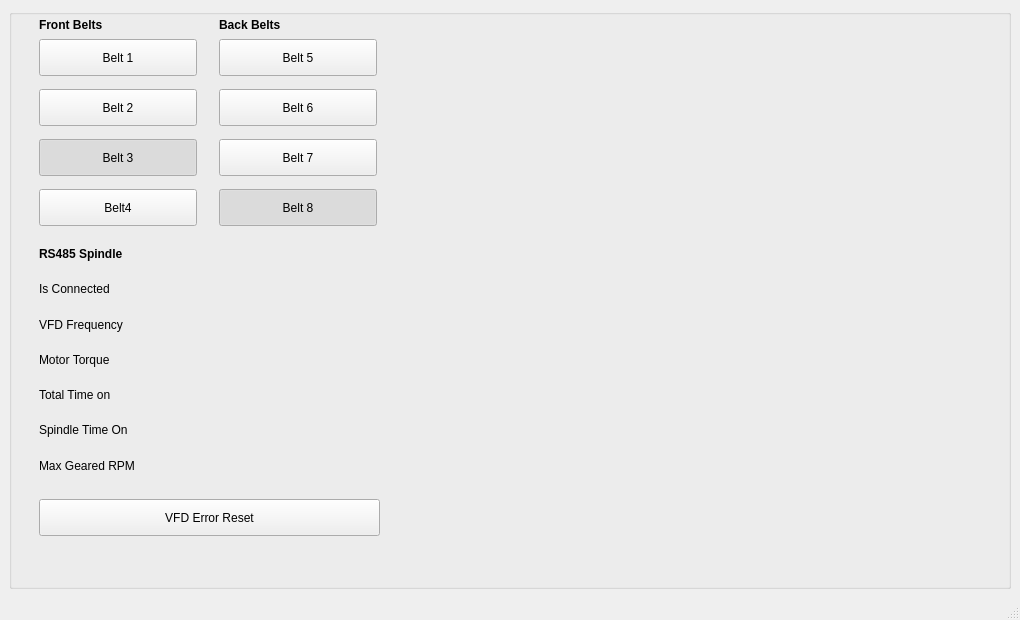
<?xml version="1.0" encoding="UTF-8"?>
<ui version="4.0">
 <class>MainWindow</class>
 <widget class="QMainWindow" name="MainWindow">
  <property name="geometry">
   <rect>
    <x>0</x>
    <y>0</y>
    <width>1020</width>
    <height>620</height>
   </rect>
  </property>
  <property name="windowTitle">
   <string>MainWindow</string>
  </property>
  <widget class="QWidget" name="centralwidget">
   <layout class="QGridLayout" name="gridLayout">
    <item row="0" column="1">
     <widget class="QGroupBox" name="groupBox">
      <property name="title">
       <string/>
      </property>
      <property name="alignment">
       <set>Qt::AlignCenter</set>
      </property>
      <property name="checkable">
       <bool>false</bool>
      </property>
      <widget class="PushButton" name="pushbutton">
       <property name="geometry">
        <rect>
         <x>30</x>
         <y>490</y>
         <width>341</width>
         <height>37</height>
        </rect>
       </property>
       <property name="text">
        <string>VFD Error Reset</string>
       </property>
       <property name="pin_name" stdset="0">
        <string>vfd-reset</string>
       </property>
      </widget>
      <widget class="QWidget" name="gridLayoutWidget_2">
       <property name="geometry">
        <rect>
         <x>30</x>
         <y>230</y>
         <width>341</width>
         <height>241</height>
        </rect>
       </property>
       <layout class="QGridLayout" name="gridLayout_6">
        <item row="4" column="2">
         <widget class="QLabel" name="label_4">
          <property name="text">
           <string>Total Time on</string>
          </property>
         </widget>
        </item>
        <item row="1" column="4">
         <widget class="LED" name="led">
          <property name="layoutDirection">
           <enum>Qt::RightToLeft</enum>
          </property>
          <property name="pin_name" stdset="0">
           <string>RS485-connected</string>
          </property>
          <property name="diameter">
           <number>30</number>
          </property>
          <property name="color">
           <color>
            <red>0</red>
            <green>255</green>
            <blue>0</blue>
           </color>
          </property>
          <property name="currentstate" stdset="0">
           <bool>false</bool>
          </property>
         </widget>
        </item>
        <item row="2" column="4">
         <widget class="HALLabel" name="vfdfrequency_2">
          <property name="lineWidth">
           <number>-11</number>
          </property>
          <property name="alignment">
           <set>Qt::AlignRight|Qt::AlignTrailing|Qt::AlignVCenter</set>
          </property>
          <property name="pin_name" stdset="0">
           <string>vfdfrequency</string>
          </property>
          <property name="s32_pin_type" stdset="0">
           <bool>false</bool>
          </property>
          <property name="float_pin_type" stdset="0">
           <bool>true</bool>
          </property>
          <property name="use_multi_label" stdset="0">
           <bool>false</bool>
          </property>
          <property name="textTemplate" stdset="0">
           <string>%0.2f</string>
          </property>
         </widget>
        </item>
        <item row="5" column="2">
         <widget class="QLabel" name="label_5">
          <property name="text">
           <string>Spindle Time On</string>
          </property>
         </widget>
        </item>
        <item row="0" column="3">
         <spacer name="verticalSpacer">
          <property name="orientation">
           <enum>Qt::Vertical</enum>
          </property>
          <property name="sizeHint" stdset="0">
           <size>
            <width>20</width>
            <height>40</height>
           </size>
          </property>
         </spacer>
        </item>
        <item row="3" column="3">
         <spacer name="verticalSpacer_3">
          <property name="orientation">
           <enum>Qt::Vertical</enum>
          </property>
          <property name="sizeHint" stdset="0">
           <size>
            <width>20</width>
            <height>40</height>
           </size>
          </property>
         </spacer>
        </item>
        <item row="3" column="2">
         <widget class="QLabel" name="label_3">
          <property name="text">
           <string>Motor Torque</string>
          </property>
         </widget>
        </item>
        <item row="0" column="2">
         <widget class="QLabel" name="label_6">
          <property name="font">
           <font>
            <weight>75</weight>
            <bold>true</bold>
           </font>
          </property>
          <property name="text">
           <string>RS485 Spindle</string>
          </property>
         </widget>
        </item>
        <item row="4" column="3">
         <spacer name="verticalSpacer_4">
          <property name="orientation">
           <enum>Qt::Vertical</enum>
          </property>
          <property name="sizeHint" stdset="0">
           <size>
            <width>20</width>
            <height>40</height>
           </size>
          </property>
         </spacer>
        </item>
        <item row="3" column="4">
         <widget class="HALLabel" name="motortorque_2">
          <property name="alignment">
           <set>Qt::AlignRight|Qt::AlignTrailing|Qt::AlignVCenter</set>
          </property>
          <property name="pin_name" stdset="0">
           <string>motortorque</string>
          </property>
          <property name="float_pin_type" stdset="0">
           <bool>true</bool>
          </property>
          <property name="use_multi_label" stdset="0">
           <bool>false</bool>
          </property>
          <property name="textTemplate" stdset="0">
           <string>%0.2f</string>
          </property>
         </widget>
        </item>
        <item row="1" column="2">
         <widget class="QLabel" name="label">
          <property name="text">
           <string>Is Connected</string>
          </property>
         </widget>
        </item>
        <item row="4" column="4">
         <widget class="HALLabel" name="timeon_2">
          <property name="alignment">
           <set>Qt::AlignRight|Qt::AlignTrailing|Qt::AlignVCenter</set>
          </property>
          <property name="pin_name" stdset="0">
           <string>timeon</string>
          </property>
          <property name="float_pin_type" stdset="0">
           <bool>true</bool>
          </property>
          <property name="textTemplate" stdset="0">
           <string>%0.2f</string>
          </property>
         </widget>
        </item>
        <item row="5" column="4">
         <widget class="HALLabel" name="spindleontime_2">
          <property name="alignment">
           <set>Qt::AlignRight|Qt::AlignTrailing|Qt::AlignVCenter</set>
          </property>
          <property name="pin_name" stdset="0">
           <string>spindleontime</string>
          </property>
          <property name="float_pin_type" stdset="0">
           <bool>true</bool>
          </property>
          <property name="textTemplate" stdset="0">
           <string>%0.2f</string>
          </property>
         </widget>
        </item>
        <item row="2" column="2">
         <widget class="QLabel" name="label_2">
          <property name="text">
           <string>VFD Frequency</string>
          </property>
         </widget>
        </item>
        <item row="5" column="3">
         <spacer name="verticalSpacer_5">
          <property name="orientation">
           <enum>Qt::Vertical</enum>
          </property>
          <property name="sizeHint" stdset="0">
           <size>
            <width>20</width>
            <height>40</height>
           </size>
          </property>
         </spacer>
        </item>
        <item row="1" column="3">
         <spacer name="verticalSpacer_16">
          <property name="orientation">
           <enum>Qt::Vertical</enum>
          </property>
          <property name="sizeHint" stdset="0">
           <size>
            <width>20</width>
            <height>40</height>
           </size>
          </property>
         </spacer>
        </item>
        <item row="2" column="3">
         <spacer name="verticalSpacer_2">
          <property name="orientation">
           <enum>Qt::Vertical</enum>
          </property>
          <property name="sizeHint" stdset="0">
           <size>
            <width>20</width>
            <height>40</height>
           </size>
          </property>
         </spacer>
        </item>
        <item row="6" column="4">
         <widget class="HALLabel" name="hallabel">
          <property name="alignment">
           <set>Qt::AlignRight|Qt::AlignTrailing|Qt::AlignVCenter</set>
          </property>
          <property name="pin_name" stdset="0">
           <string>this-max-rpm</string>
          </property>
          <property name="s32_pin_type" stdset="0">
           <bool>false</bool>
          </property>
          <property name="float_pin_type" stdset="0">
           <bool>true</bool>
          </property>
          <property name="textTemplate" stdset="0">
           <string>%4.0f</string>
          </property>
         </widget>
        </item>
        <item row="6" column="3">
         <spacer name="verticalSpacer_6">
          <property name="orientation">
           <enum>Qt::Vertical</enum>
          </property>
          <property name="sizeHint" stdset="0">
           <size>
            <width>20</width>
            <height>40</height>
           </size>
          </property>
         </spacer>
        </item>
        <item row="6" column="2">
         <widget class="QLabel" name="label_7">
          <property name="text">
           <string>Max Geared RPM</string>
          </property>
         </widget>
        </item>
       </layout>
      </widget>
      <widget class="PushButton" name="belt_1">
       <property name="geometry">
        <rect>
         <x>30</x>
         <y>30</y>
         <width>158</width>
         <height>37</height>
        </rect>
       </property>
       <property name="baseSize">
        <size>
         <width>0</width>
         <height>100</height>
        </size>
       </property>
       <property name="text">
        <string>Belt 1</string>
       </property>
       <property name="checkable">
        <bool>true</bool>
       </property>
       <property name="pin_name" stdset="0">
        <string>belt-1</string>
       </property>
       <property name="indicator_option" stdset="0">
        <bool>true</bool>
       </property>
       <property name="indicator_status_option" stdset="0">
        <bool>true</bool>
       </property>
       <property name="python_command_option" stdset="0">
        <bool>true</bool>
       </property>
       <property name="indicator_size" stdset="0">
        <double>0.600000000000000</double>
       </property>
       <property name="true_python_cmd_string" stdset="0">
        <string>INSTANCE.frontBeltSelected(1)</string>
       </property>
       <attribute name="buttonGroup">
        <string notr="true">buttonGroupFront</string>
       </attribute>
      </widget>
      <widget class="PushButton" name="belt_2">
       <property name="geometry">
        <rect>
         <x>30</x>
         <y>80</y>
         <width>158</width>
         <height>37</height>
        </rect>
       </property>
       <property name="text">
        <string>Belt 2</string>
       </property>
       <property name="checkable">
        <bool>true</bool>
       </property>
       <property name="pin_name" stdset="0">
        <string>belt-2</string>
       </property>
       <property name="indicator_option" stdset="0">
        <bool>true</bool>
       </property>
       <property name="indicator_HAL_pin_option" stdset="0">
        <bool>false</bool>
       </property>
       <property name="indicator_status_option" stdset="0">
        <bool>true</bool>
       </property>
       <property name="python_command_option" stdset="0">
        <bool>true</bool>
       </property>
       <property name="indicator_size" stdset="0">
        <double>0.600000000000000</double>
       </property>
       <property name="true_python_cmd_string" stdset="0">
        <string>INSTANCE.frontBeltSelected(2)</string>
       </property>
       <attribute name="buttonGroup">
        <string notr="true">buttonGroupFront</string>
       </attribute>
      </widget>
      <widget class="PushButton" name="belt_3">
       <property name="geometry">
        <rect>
         <x>30</x>
         <y>130</y>
         <width>158</width>
         <height>37</height>
        </rect>
       </property>
       <property name="text">
        <string>Belt 3</string>
       </property>
       <property name="checkable">
        <bool>true</bool>
       </property>
       <property name="checked">
        <bool>true</bool>
       </property>
       <property name="pin_name" stdset="0">
        <string>belt-3</string>
       </property>
       <property name="indicator_option" stdset="0">
        <bool>true</bool>
       </property>
       <property name="indicator_HAL_pin_option" stdset="0">
        <bool>false</bool>
       </property>
       <property name="indicator_status_option" stdset="0">
        <bool>false</bool>
       </property>
       <property name="python_command_option" stdset="0">
        <bool>true</bool>
       </property>
       <property name="indicator_size" stdset="0">
        <double>0.600000000000000</double>
       </property>
       <property name="true_python_cmd_string" stdset="0">
        <string>INSTANCE.frontBeltSelected(3)</string>
       </property>
       <attribute name="buttonGroup">
        <string notr="true">buttonGroupFront</string>
       </attribute>
      </widget>
      <widget class="PushButton" name="belt_4">
       <property name="geometry">
        <rect>
         <x>30</x>
         <y>180</y>
         <width>158</width>
         <height>37</height>
        </rect>
       </property>
       <property name="text">
        <string>Belt4</string>
       </property>
       <property name="checkable">
        <bool>true</bool>
       </property>
       <property name="pin_name" stdset="0">
        <string>belt-4</string>
       </property>
       <property name="indicator_option" stdset="0">
        <bool>true</bool>
       </property>
       <property name="indicator_status_option" stdset="0">
        <bool>true</bool>
       </property>
       <property name="python_command_option" stdset="0">
        <bool>true</bool>
       </property>
       <property name="indicator_size" stdset="0">
        <double>0.600000000000000</double>
       </property>
       <property name="true_python_cmd_string" stdset="0">
        <string>INSTANCE.frontBeltSelected(4)</string>
       </property>
       <attribute name="buttonGroup">
        <string notr="true">buttonGroupFront</string>
       </attribute>
      </widget>
      <widget class="PushButton" name="belt_5">
       <property name="geometry">
        <rect>
         <x>210</x>
         <y>30</y>
         <width>158</width>
         <height>37</height>
        </rect>
       </property>
       <property name="text">
        <string>Belt 5</string>
       </property>
       <property name="checkable">
        <bool>true</bool>
       </property>
       <property name="pin_name" stdset="0">
        <string>belt-5</string>
       </property>
       <property name="indicator_option" stdset="0">
        <bool>true</bool>
       </property>
       <property name="indicator_status_option" stdset="0">
        <bool>true</bool>
       </property>
       <property name="python_command_option" stdset="0">
        <bool>true</bool>
       </property>
       <property name="indicator_size" stdset="0">
        <double>0.600000000000000</double>
       </property>
       <property name="true_python_cmd_string" stdset="0">
        <string>INSTANCE.backBeltSelected(5)</string>
       </property>
       <attribute name="buttonGroup">
        <string notr="true">buttonGroupBack</string>
       </attribute>
      </widget>
      <widget class="PushButton" name="belt_6">
       <property name="geometry">
        <rect>
         <x>210</x>
         <y>80</y>
         <width>158</width>
         <height>37</height>
        </rect>
       </property>
       <property name="text">
        <string>Belt 6</string>
       </property>
       <property name="checkable">
        <bool>true</bool>
       </property>
       <property name="pin_name" stdset="0">
        <string>belt-6</string>
       </property>
       <property name="indicator_option" stdset="0">
        <bool>true</bool>
       </property>
       <property name="indicator_status_option" stdset="0">
        <bool>true</bool>
       </property>
       <property name="python_command_option" stdset="0">
        <bool>true</bool>
       </property>
       <property name="indicator_size" stdset="0">
        <double>0.600000000000000</double>
       </property>
       <property name="true_python_cmd_string" stdset="0">
        <string>INSTANCE.backBeltSelected(6)</string>
       </property>
       <attribute name="buttonGroup">
        <string notr="true">buttonGroupBack</string>
       </attribute>
      </widget>
      <widget class="PushButton" name="belt_7">
       <property name="geometry">
        <rect>
         <x>210</x>
         <y>130</y>
         <width>158</width>
         <height>37</height>
        </rect>
       </property>
       <property name="text">
        <string>Belt 7</string>
       </property>
       <property name="checkable">
        <bool>true</bool>
       </property>
       <property name="pin_name" stdset="0">
        <string>belt-7</string>
       </property>
       <property name="indicator_option" stdset="0">
        <bool>true</bool>
       </property>
       <property name="indicator_status_option" stdset="0">
        <bool>true</bool>
       </property>
       <property name="python_command_option" stdset="0">
        <bool>true</bool>
       </property>
       <property name="indicator_size" stdset="0">
        <double>0.600000000000000</double>
       </property>
       <property name="true_python_cmd_string" stdset="0">
        <string>INSTANCE.backBeltSelected(7)</string>
       </property>
       <attribute name="buttonGroup">
        <string notr="true">buttonGroupBack</string>
       </attribute>
      </widget>
      <widget class="PushButton" name="belt_8">
       <property name="geometry">
        <rect>
         <x>210</x>
         <y>180</y>
         <width>158</width>
         <height>37</height>
        </rect>
       </property>
       <property name="text">
        <string>Belt 8</string>
       </property>
       <property name="checkable">
        <bool>true</bool>
       </property>
       <property name="checked">
        <bool>true</bool>
       </property>
       <property name="pin_name" stdset="0">
        <string>belt-8</string>
       </property>
       <property name="indicator_option" stdset="0">
        <bool>true</bool>
       </property>
       <property name="indicator_status_option" stdset="0">
        <bool>true</bool>
       </property>
       <property name="python_command_option" stdset="0">
        <bool>true</bool>
       </property>
       <property name="indicator_size" stdset="0">
        <double>0.600000000000000</double>
       </property>
       <property name="true_python_cmd_string" stdset="0">
        <string>INSTANCE.backBeltSelected(8)</string>
       </property>
       <attribute name="buttonGroup">
        <string notr="true">buttonGroupBack</string>
       </attribute>
      </widget>
      <widget class="QLabel" name="label_13">
       <property name="geometry">
        <rect>
         <x>210</x>
         <y>0</y>
         <width>158</width>
         <height>31</height>
        </rect>
       </property>
       <property name="font">
        <font>
         <weight>75</weight>
         <bold>true</bold>
        </font>
       </property>
       <property name="text">
        <string>Back Belts</string>
       </property>
      </widget>
      <widget class="QLabel" name="label_12">
       <property name="geometry">
        <rect>
         <x>30</x>
         <y>0</y>
         <width>158</width>
         <height>31</height>
        </rect>
       </property>
       <property name="font">
        <font>
         <weight>75</weight>
         <bold>true</bold>
        </font>
       </property>
       <property name="text">
        <string>Front Belts</string>
       </property>
      </widget>
      <widget class="ScreenOptions" name="screen_options">
       <property name="geometry">
        <rect>
         <x>380</x>
         <y>500</y>
         <width>16</width>
         <height>16</height>
        </rect>
       </property>
      </widget>
     </widget>
    </item>
   </layout>
  </widget>
  <widget class="QMenuBar" name="menubar">
   <property name="geometry">
    <rect>
     <x>0</x>
     <y>0</y>
     <width>1020</width>
     <height>27</height>
    </rect>
   </property>
  </widget>
  <widget class="QStatusBar" name="statusbar"/>
 </widget>
 <customwidgets>
  <customwidget>
   <class>IndicatedPushButton</class>
   <extends>QPushButton</extends>
   <header>qtvcp.widgets.simple_widgets</header>
  </customwidget>
  <customwidget>
   <class>PushButton</class>
   <extends>IndicatedPushButton</extends>
   <header>qtvcp.widgets.simple_widgets</header>
  </customwidget>
  <customwidget>
   <class>LED</class>
   <extends>QWidget</extends>
   <header>qtvcp.widgets.led_widget</header>
  </customwidget>
  <customwidget>
   <class>HALLabel</class>
   <extends>QLabel</extends>
   <header>qtvcp.widgets.hal_label</header>
  </customwidget>
  <customwidget>
   <class>ScreenOptions</class>
   <extends>QWidget</extends>
   <header>qtvcp.widgets.screen_options</header>
   <container>1</container>
  </customwidget>
 </customwidgets>
 <resources/>
 <connections/>
 <buttongroups>
  <buttongroup name="buttonGroupBack"/>
  <buttongroup name="buttonGroupFront"/>
 </buttongroups>
</ui>
